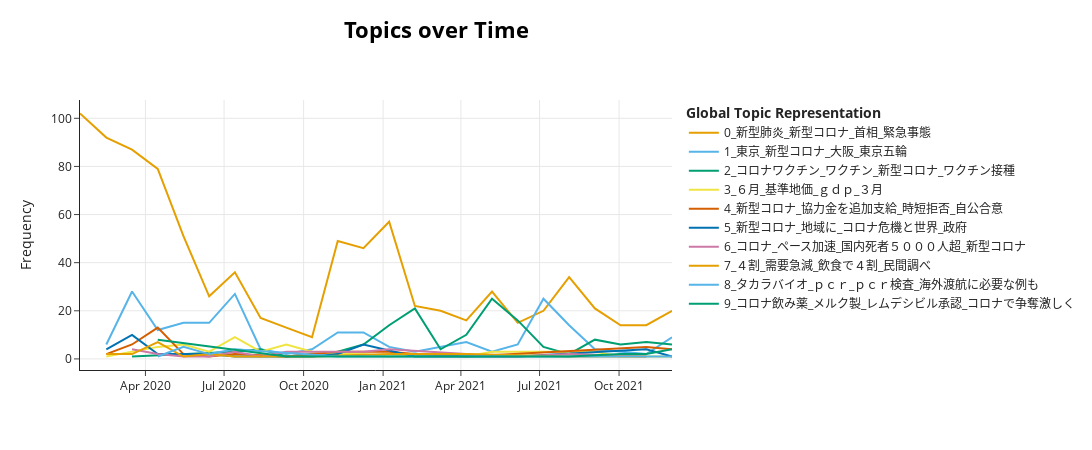

The notebook cell saved with this chart:
### Code cell
model.model.visualize_topics_over_time(topics_over_time, top_n_topics=10)

### Figure 1 — Plotly figure (JSON) as saved in the notebook; plotly's stock layout.template omitted (floating-point values rounded to 4 significant figures)
{"data": [{"hoverinfo": "text", "hovertext": ["<b>Topic 0</b><br>Words: 新型肺炎, 中国, クルーズ船, 新型コロナ, 武漢", "<b>Topic 0</b><br>Words: 新型肺炎, 新型コロナ, 首相, ｗｈｏ, 専門家会議", "<b>Topic 0</b><br>Words: 新型コロナ, 専門家会議, 緊急事態宣言, 新型肺炎, 首相", "<b>Topic 0</b><br>Words: 新型コロナ, 首相, 新型肺炎, 政府, 緊急事態", "<b>Topic 0</b><br>Words: 新型コロナ, 政府, ２次補正, 持続化給付金, 新型肺炎", "<b>Topic 0</b><br>Words: 新型コロナ, 都知事選２０２０, コロナ, 五輪争点, コロナの時代", "<b>Topic 0</b><br>Words: 新型コロナ, コロナ, 感染状況, 分科会, 全国", "<b>Topic 0</b><br>Words: 自民党総裁選, 感染症学会理事長が見解, 新型コロナ, その１, センター通さず", "<b>Topic 0</b><br>Words: 立皇嗣の礼, 来月８日, アーム伸び積載, 問われる手腕, 泥仕合", "<b>Topic 0</b><br>Words: 国内感染１０万人超, 厚労省, 微増の傾向続く, 編集手帳, クラスター１７６１か所", "<b>Topic 0</b><br>Words: 新型コロナ, 首相, 国内感染, くらしの風景, 第１部", "<b>Topic 0</b><br>Words: 国内初確認, 新型コロナ, 変異種, 緊急事態宣言, 新型肺炎", "<b>Topic 0</b><br>Words: 新型コロナ, 緊急事態, 緊急事態宣言, 栃木除く１０都府県, 関西３府県", "<b>Topic 0</b><br>Words: 新型コロナ, 愛知, 宣言解除, 緊急事態, 緊急事態宣言", "<b>Topic 0</b><br>Words: 兵庫, 新型コロナ, 宮城, まん延防止, 首相", "<b>Topic 0</b><br>Words: ４都府県, まん延防止, 新型コロナ, 愛知, こどもの日", "<b>Topic 0</b><br>Words: ９都道府県, 新型コロナ, 緊急事態, 来月２０日まで, 緊急事態延長", "<b>Topic 0</b><br>Words: コロナ下の五輪, 五輪, 重要土地法が成立, 患者受け入れ, に葛藤", "<b>Topic 0</b><br>Words: 新型コロナ, ４府県追加, 全国感染, 政府, 緊急事態", "<b>Topic 0</b><br>Words: 新型コロナ, 緊急事態, 感染爆発, ３１都道府県, １３都府県に", "<b>Topic 0</b><br>Words: 新型コロナ, 長期政権を問い直す, 菅首相退陣, 緊急事態宣言全面解除, 菅首相", "<b>Topic 0</b><br>Words: ２０２１衆院選, 衆院選公示, コロナ, 経済対策, 厚労省", "<b>Topic 0</b><br>Words: コロナ下, 新型コロナ, 国に説明求める, ５５兆円, 菅前首相ら７０人", "<b>Topic 0</b><br>Words: オミクロン株, オミクロン, 新型コロナ, 首相, 第三者委設置へ"], "marker": {"color": "#E69F00"}, "mode": "lines", "name": "0_新型肺炎_新型コロナ_首相_緊急事態", "type": "scatter", "x": ["2020-01-16T06:51:50.400000", "2020-02-15T18:00:00", "2020-03-16T12:00:00", "2020-04-15T06:00:00", "2020-05-15T00:00:00", "2020-06-13T18:00:00", "2020-07-13T12:00:00", "2020-08-12T06:00:00", "2020-09-11T00:00:00", "2020-10-10T18:00:00", "2020-11-09T12:00:00", "2020-12-09T06:00:00", "2021-01-08T00:00:00", "2021-02-06T18:00:00", "2021-03-08T12:00:00", "2021-04-07T06:00:00", "2021-05-07T00:00:00", "2021-06-05T18:00:00", "2021-07-05T12:00:00", "2021-08-04T06:00:00", "2021-09-03T00:00:00", "2021-10-02T18:00:00", "2021-11-01T12:00:00", "2021-12-01T06:00:00"], "y": [102, 92, 87, 79, 51, 26, 36, 17, 13, 9, 49, 46, 57, 22, 20, 16, 28, 15, 20, 34, 21, 14, 14, 20]}, {"hoverinfo": "text", "hovertext": ["<b>Topic 1</b><br>Words: 休校で休業, 小学生の保護者に, 大阪１５, 消費にブレーキ, 子どもだけで留守番", "<b>Topic 1</b><br>Words: 東京, 新型コロナ, １日で最多, 感染１１８人, 大阪", "<b>Topic 1</b><br>Words: 東京, 小１, 再開時は分散登校を, 公立高, 小６", "<b>Topic 1</b><br>Words: 授業料減免, 新型コロナ, 東京アラート, 首都圏, 大阪", "<b>Topic 1</b><br>Words: 東京, 新規感染最多２２４人, 新型コロナ, 可能性も, ６１人感染", "<b>Topic 1</b><br>Words: 東京, 新型コロナ, 再挑戦, 最多７９５人, ｔｏｋｙｏ２０２０", "<b>Topic 1</b><br>Words: 大学入試, 世界の大学, 世代の不利益長期化も, 秋も遠隔中心, コロナ救済８５", "<b>Topic 1</b><br>Words: コロナ下でも安全, ｉｏｃ会長, 五輪に自信, 世帯年収で子に格差, 書簡公開", "<b>Topic 1</b><br>Words: 受験可に, 横浜スタジアム, 五輪の参考に, 陰性条件, 全国１３３２人", "<b>Topic 1</b><br>Words: 看護官派遣へ, 自衛隊, 東京, 大阪, 北海道", "<b>Topic 1</b><br>Words: 新たに１３３７人感染, 東京, 感染最多６０００人, ９日にも再発令要請調整, 変異確認地除外", "<b>Topic 1</b><br>Words: 大阪, 各地で高く, 変更, 特養で５０人超感染, 独自に防止策", "<b>Topic 1</b><br>Words: 医療危機, コロナ東京１００ｄａｙｓ, 後ろ向きだった政府, 音楽の授業, 入院後回しも", "<b>Topic 1</b><br>Words: 東京など注視, 感染再拡大の兆し, 東京など入院継続, 山形も独自宣言, 変異型軽症者らの療養", "<b>Topic 1</b><br>Words: 大阪, 東京, 京都, 軸に, 兵庫とも相談", "<b>Topic 1</b><br>Words: ３道県追加, 地方の感染なお高水準, ４月以降, きょう緊急事態, 広島", "<b>Topic 1</b><br>Words: 東京など, ３分の１に減少, 安全安心な五輪開催の基準って, コロナで預け控え, 抽象論に終始", "<b>Topic 1</b><br>Words: 東京, 東京五輪, 首都圏３県, コロナ感染状況改善なら, バッハ氏", "<b>Topic 1</b><br>Words: 東京, 専門家報告, 東京２０２０, 無観客, 医療", "<b>Topic 1</b><br>Words: メダル５１個, 総括, ｔｏｋｙｏ２０２０, ｉｏｃと都市, 東京パラ閉幕", "<b>Topic 1</b><br>Words: 生活の変化一因, 山梨県の９８, 自主休校, 地域差目立つ, 支援に地域差", "<b>Topic 1</b><br>Words: 高校６割, 新変異型, コロナの影, 中学５割, 最警戒レベルに上げ", "<b>Topic 1</b><br>Words: 市中感染, オミクロン株, オミクロン, 大阪, 東日本で初"], "marker": {"color": "#56B4E9"}, "mode": "lines", "name": "1_東京_新型コロナ_大阪_東京五輪", "type": "scatter", "x": ["2020-02-15T18:00:00", "2020-03-16T12:00:00", "2020-04-15T06:00:00", "2020-05-15T00:00:00", "2020-06-13T18:00:00", "2020-07-13T12:00:00", "2020-08-12T06:00:00", "2020-09-11T00:00:00", "2020-10-10T18:00:00", "2020-11-09T12:00:00", "2020-12-09T06:00:00", "2021-01-08T00:00:00", "2021-02-06T18:00:00", "2021-03-08T12:00:00", "2021-04-07T06:00:00", "2021-05-07T00:00:00", "2021-06-05T18:00:00", "2021-07-05T12:00:00", "2021-08-04T06:00:00", "2021-09-03T00:00:00", "2021-10-02T18:00:00", "2021-11-01T12:00:00", "2021-12-01T06:00:00"], "y": [6, 28, 12, 15, 15, 27, 4, 2, 4, 11, 11, 5, 3, 5, 7, 3, 6, 25, 14, 4, 3, 2, 9]}, {"hoverinfo": "text", "hovertext": ["<b>Topic 2</b><br>Words: 白衣とマスク, 自分はいつ感染するか, 防護に不安, 新型コロナ, コロナワクチン", "<b>Topic 2</b><br>Words: 需給データ集約, 世界１２０種, ワクチン本格開発, ワクチン流通最適化へ, 政府", "<b>Topic 2</b><br>Words: 米４億回分確保, 副作用訴訟費, 政府が負担, 米欧が巨費, ２３種が臨床段階", "<b>Topic 2</b><br>Words: ワクチン, 優先接種者は無料, 英大手, コロナ治験, 来年前半確保", "<b>Topic 2</b><br>Words: 一時中断, 英ワクチン治験再開, 副作用疑い, アストラゼネカ, 新型コロナ", "<b>Topic 2</b><br>Words: ファイザー製, 米ファイザー製初承認, ワクチン接種開始, 高齢者や医療者から, ワクチン承認", "<b>Topic 2</b><br>Words: 国内初申請, 接種, ワクチン, 数日中に接種, コロナワクチン優先接種", "<b>Topic 2</b><br>Words: ワクチン接種, コロナワクチン, ワクチン, 新型コロナ, 途上国へワクチン", "<b>Topic 2</b><br>Words: コロナワクチン, ワクチン, 新型コロナ, ワクチン先行接種４万人, 高齢者向け", "<b>Topic 2</b><br>Words: ｍｒｎａワクチン立役者, 厚労相容認, 鳥取の病院, ６回接種法発案, テディベアに全財産隠し", "<b>Topic 2</b><br>Words: コロナワクチン, ワクチン, 追加供給で合意, 高齢者接種始まる, 初日１１００回余り", "<b>Topic 2</b><br>Words: 大規模接種, コロナワクチン, 新型コロナ, 東京, ワクチン接種", "<b>Topic 2</b><br>Words: コロナワクチン, 職域接種, ワクチン, 新型コロナ, 党首討論", "<b>Topic 2</b><br>Words: コロナワクチン, １１月完了, ６割見通せず, 進まぬワクチン接種影響, 接種済証", "<b>Topic 2</b><br>Words: 大病院と連携, かかりつけ医, １６３万回分使用中止, モデルナ製一部に異物, 山口", "<b>Topic 2</b><br>Words: 年内にも, コロナワクチン, ３回目接種, ワクチン, 先行実施から７カ月", "<b>Topic 2</b><br>Words: 厚労省方針, コロナワクチン, ３回目接種, 接種３回目も全額公費, 岸田首相", "<b>Topic 2</b><br>Words: ３回目, コロナワクチン, ２回目の６か月後, 間隔は原則８カ月, 当面１８歳以上", "<b>Topic 2</b><br>Words: コロナワクチン, ３回目接種, 政府方針, 分科会が了承, ３回目了承"], "marker": {"color": "#009E73"}, "mode": "lines", "name": "2_コロナワクチン_ワクチン_新型コロナ_ワクチン接種", "type": "scatter", "x": ["2020-03-16T12:00:00", "2020-05-15T00:00:00", "2020-07-13T12:00:00", "2020-08-12T06:00:00", "2020-09-11T00:00:00", "2020-11-09T12:00:00", "2020-12-09T06:00:00", "2021-01-08T00:00:00", "2021-02-06T18:00:00", "2021-03-08T12:00:00", "2021-04-07T06:00:00", "2021-05-07T00:00:00", "2021-06-05T18:00:00", "2021-07-05T12:00:00", "2021-08-04T06:00:00", "2021-09-03T00:00:00", "2021-10-02T18:00:00", "2021-11-01T12:00:00", "2021-12-01T06:00:00"], "y": [1, 2, 3, 4, 1, 3, 6, 14, 21, 4, 10, 25, 16, 5, 2, 8, 6, 7, 6]}, {"hoverinfo": "text", "hovertext": ["<b>Topic 3</b><br>Words: 自粛の影響懸念, 宿泊プランの３割値下げ, 百貨店２月売上高２桁減, 冷える消費, 動けぬ個人", "<b>Topic 3</b><br>Words: ７日と３月中旬を比較, 東京駅周辺, 民間会社調査, ６年９か月ぶり, 景気判断", "<b>Topic 3</b><br>Words: 初のマイナス, ３月, 平日朝, ４月月例報告, 中国ｇｄｐ６", "<b>Topic 3</b><br>Words: コロナ打撃, 全人代開幕, 成長, 米景気, ｇｄｐ２期連続マイナス", "<b>Topic 3</b><br>Words: 後退, ９９, ５月訪日客, ６月短観, 増税", "<b>Topic 3</b><br>Words: ６月, ６月期, ｇｄｐ, 米ｇｄｐ, ｖ字回復困難", "<b>Topic 3</b><br>Words: ６月, 戦後最悪, 超す, 日米欧ｇｄｐ戦後最悪, ｉｍｆ２０年見通し", "<b>Topic 3</b><br>Words: 基準地価, ３年ぶり下落, ６月, 地方圏１万地点で下落, 急上昇", "<b>Topic 3</b><br>Words: 販売回復, ３月期予想, コロナ前水準には戻らず, ａｎａ赤字５１００億円予想, トヨタ最終益１", "<b>Topic 3</b><br>Words: 年２１, ｇｄｐ, ｇｄｐ急反発, 打撃の５割回復, コロナ前水準なお遠く", "<b>Topic 3</b><br>Words: 良くなる, 投資慎重, 主要企業アンケート, 大企業の景況感, なお遠く", "<b>Topic 3</b><br>Words: ５年ぶり世界一, 昨年販売９５２万台, 中国で好調, トヨタ, ６月", "<b>Topic 3</b><br>Words: ３月短観, コロナ前回復, 製造業景況感, 公示地価６年ぶり下落, 都市部商業地に打撃", "<b>Topic 3</b><br>Words: コロナ反動, 伸び最高, 中国ｇｄｐ１８, 中国ｇｄｐ, ３月", "<b>Topic 3</b><br>Words: 決算ピーク, 婚姻, 企業利益４, 出生数４, ｇｄｐ年５", "<b>Topic 3</b><br>Words: 基準地価, 基準地価０, 全国商業地５５, 大阪打撃, 大阪で市況悪化", "<b>Topic 3</b><br>Words: 物価高, 米成長, 大幅減速, デルタ株, ９月期", "<b>Topic 3</b><br>Words: コロナ前１９年比, 営業益７, 東証１部上場企業, 上場企業, ９月中間", "<b>Topic 3</b><br>Words: 英国, コロナ後初利上げ, 量的緩和縮小, 米欧, ２５"], "marker": {"color": "#F0E442"}, "mode": "lines", "name": "3_６月_基準地価_ｇｄｐ_３月", "type": "scatter", "x": ["2020-02-15T18:00:00", "2020-03-16T12:00:00", "2020-04-15T06:00:00", "2020-05-15T00:00:00", "2020-06-13T18:00:00", "2020-07-13T12:00:00", "2020-08-12T06:00:00", "2020-09-11T00:00:00", "2020-10-10T18:00:00", "2020-11-09T12:00:00", "2020-12-09T06:00:00", "2021-01-08T00:00:00", "2021-03-08T12:00:00", "2021-04-07T06:00:00", "2021-05-07T00:00:00", "2021-09-03T00:00:00", "2021-10-02T18:00:00", "2021-11-01T12:00:00", "2021-12-01T06:00:00"], "y": [1, 3, 5, 6, 3, 9, 3, 6, 3, 2, 2, 1, 2, 1, 3, 3, 1, 1, 1]}, {"hoverinfo": "text", "hovertext": ["<b>Topic 4</b><br>Words: 一時１０１円台, ダウ急落, 一時２０００ドル安, 新型コロナ拡大, 円高", "<b>Topic 4</b><br>Words: ３０万円給付, ３０万円, 緊急経済対策, あす閣議決定, 休業協力最大１００万円", "<b>Topic 4</b><br>Words: 協力金を追加支給, １店舗５０万円, 他の自治体焦点, 新型コロナ, 中小企業", "<b>Topic 4</b><br>Words: １人最大２０万円, オンライン授業のためではない, 渡米, 年７５０万円, 困窮学生に給付金", "<b>Topic 4</b><br>Words: １０日から休業者, １４日から家賃支援, 受け付け開始へ, 給付金, 新型コロナ", "<b>Topic 4</b><br>Words: ８０億円止まり, 協力金２０万円, 親の休業助成, 都が再要請, 企業申請二の足", "<b>Topic 4</b><br>Words: 大阪の受刑者, 刑務所の３密, 裁判所に近く訴え, 命に関わる, コロナ", "<b>Topic 4</b><br>Words: 金額, 対象者, 読売新聞も株２０, 再び給付金, ひとり親世帯", "<b>Topic 4</b><br>Words: 改正特措法原案, 来月１１日まで要請延長, 時短協力金６万円に増額, 休業命令違反, 時短協力店に１００万円", "<b>Topic 4</b><br>Words: 時短拒否, 時短違反に過料３０万円以下, 過料最大５０万円, 特措法改正案了承, 関連法改正案", "<b>Topic 4</b><br>Words: ９０年８月以来, ３０年６か月ぶり, 株２万９０００円突破, 株３万円台回復, 終値", "<b>Topic 4</b><br>Words: 京都２割, ３月末支給, 時短協力金, ３都府遅れ, 大阪", "<b>Topic 4</b><br>Words: 自公合意, 最大２５０万円, 政府給付金, ７兆円対策, ５５", "<b>Topic 4</b><br>Words: 衆院予算委, 全額現金, 所得制限なし給付容認, １０万円相当, 自治体財源で"], "marker": {"color": "#D55E00"}, "mode": "lines", "name": "4_新型コロナ_協力金を追加支給_時短拒否_自公合意", "type": "scatter", "x": ["2020-02-15T18:00:00", "2020-03-16T12:00:00", "2020-04-15T06:00:00", "2020-05-15T00:00:00", "2020-06-13T18:00:00", "2020-07-13T12:00:00", "2020-09-11T00:00:00", "2020-11-09T12:00:00", "2020-12-09T06:00:00", "2021-01-08T00:00:00", "2021-02-06T18:00:00", "2021-04-07T06:00:00", "2021-11-01T12:00:00", "2021-12-01T06:00:00"], "y": [2, 6, 13, 2, 1, 2, 1, 3, 3, 3, 2, 1, 5, 4]}, {"hoverinfo": "text", "hovertext": ["<b>Topic 5</b><br>Words: 欧州から渡航停止, 欧州からの入国禁止, チャーター機, 北部ミラノやベネチア, 英国以外", "<b>Topic 5</b><br>Words: 地域に, 米英追加, 遅れた末に, ３８カ国から訪日制限, 企業に在宅勤務要請", "<b>Topic 5</b><br>Words: コロナ危機と世界, 揺らぐ欧州, 突然解雇, 途上国の危機, 独自路線", "<b>Topic 5</b><br>Words: 縮小検討, 国交相, 在宅勤務が標準に, 巨額委託費, 民主導で定着へ", "<b>Topic 5</b><br>Words: 関空３空港にｐｃｒセンター, 出張や旅行, 県境越え移動解禁, 成田, 手探り再開", "<b>Topic 5</b><br>Words: ｕｓｊ減, ４連休最終日の人出, 空港周辺, 浅草, 新型コロナ", "<b>Topic 5</b><br>Words: 欧州で感染再拡大, 英仏など規制再強化, 新型コロナ, 地域に, コロナ危機と世界", "<b>Topic 5</b><br>Words: 市場に警戒感, 欧州再び都市封鎖, コロナ感染急増, 新型コロナ, 地域に", "<b>Topic 5</b><br>Words: 日中往来, 税改正へ, 訪日外国人認めず, 仕入れ先, 両外相合意", "<b>Topic 5</b><br>Words: 経済ストップ, 欧州厳戒, 欧州以外でも, 欧州コロナ変異種拡大, 海外１０大ニュース", "<b>Topic 5</b><br>Words: 海外客受け入れ困難, 見解へ調整, 組織委, 五輪, 政府", "<b>Topic 5</b><br>Words: やや混雑, 羽田空港, 新型コロナ, 地域に, コロナ危機と世界", "<b>Topic 5</b><br>Words: 海外客なし, 続く苦境, コロナ下の五輪, 新型コロナ, 地域に", "<b>Topic 5</b><br>Words: 例外, 当面１カ月, オミクロン株拡大, 外国人の新規入国解禁, 外国人の新規入国停止", "<b>Topic 5</b><br>Words: 開始翌日, 帰国に配慮, 国際線予約, 一律停止撤回, オミクロン株"], "marker": {"color": "#0072B2"}, "mode": "lines", "name": "5_新型コロナ_地域に_コロナ危機と世界_政府", "type": "scatter", "x": ["2020-02-15T18:00:00", "2020-03-16T12:00:00", "2020-04-15T06:00:00", "2020-05-15T00:00:00", "2020-06-13T18:00:00", "2020-07-13T12:00:00", "2020-09-11T00:00:00", "2020-10-10T18:00:00", "2020-11-09T12:00:00", "2020-12-09T06:00:00", "2021-02-06T18:00:00", "2021-04-07T06:00:00", "2021-06-05T18:00:00", "2021-11-01T12:00:00", "2021-12-01T06:00:00"], "y": [4, 10, 2, 2, 2, 1, 1, 1, 2, 6, 1, 1, 1, 4, 1]}, {"hoverinfo": "text", "hovertext": ["<b>Topic 6</b><br>Words: 国内死者１００人超す, 米国の死者, 世界死者１万人, 国内の死者, 世界最多に", "<b>Topic 6</b><br>Words: 残された遺体, 職員は勤務拒否, 死者４割が集中, フランス介護崩壊, 国内死者５００人超", "<b>Topic 6</b><br>Words: 命の格差, コロナの米死者, 高齢者施設に集中, 金勘定優先, 分極社会", "<b>Topic 6</b><br>Words: 世界の死者５０万人, 新型コロナ, コロナ, ペース加速, 国内死者５０００人超", "<b>Topic 6</b><br>Words: 占める, 国内死者１０００人超す, ７０代以上が８４, ７０歳以上が約８割, コロナ国内死者１０００人超", "<b>Topic 6</b><br>Words: ８月死者, ７月を上回る, 自宅待機で重症化, 懸念, 新型コロナ", "<b>Topic 6</b><br>Words: 最多は米国, コロナ感染３２８８万人, 世界死者, 迫る１００万人, コロナ死者１００万人超", "<b>Topic 6</b><br>Words: 致死率は低下, １週間の死者, 速まるペース, 国内死者２００１人, コロナ死者最多４１人", "<b>Topic 6</b><br>Words: ペース速まる, 国内１カ月で１０００人増, １０００人増わずか１カ月, ２週間で５５０人, コロナ死者３０００人超", "<b>Topic 6</b><br>Words: ペース加速, 国内死者５０００人超, １２月以降１０都府県, 自宅療養中２１人死亡, ６割占める", "<b>Topic 6</b><br>Words: 今年６５００人, コロナ国内死者１万人, ６０代以上９５, コロナ死者１万人超す, ３カ月で倍増", "<b>Topic 6</b><br>Words: 全国の死者, 最多１４６人, 新型コロナ, コロナ, ペース加速", "<b>Topic 6</b><br>Words: 第３波から急増, 自宅療養中４８人死亡, ５月, 新型コロナ, コロナ", "<b>Topic 6</b><br>Words: うめき声, ７月以降, 半数は５０代以下, 電話越し, 首都圏今月２１人", "<b>Topic 6</b><br>Words: 働く女性, 過去５年比, 自殺対策白書, 自殺３割増, 非正規"], "marker": {"color": "#CC79A7"}, "mode": "lines", "name": "6_コロナ_ペース加速_国内死者５０００人超_新型コロナ", "type": "scatter", "x": ["2020-03-16T12:00:00", "2020-04-15T06:00:00", "2020-05-15T00:00:00", "2020-06-13T18:00:00", "2020-07-13T12:00:00", "2020-08-12T06:00:00", "2020-09-11T00:00:00", "2020-11-09T12:00:00", "2020-12-09T06:00:00", "2021-01-08T00:00:00", "2021-04-07T06:00:00", "2021-05-07T00:00:00", "2021-06-05T18:00:00", "2021-08-04T06:00:00", "2021-11-01T12:00:00"], "y": [4, 2, 1, 1, 3, 1, 3, 3, 3, 4, 2, 1, 1, 2, 1]}, {"hoverinfo": "text", "hovertext": ["<b>Topic 7</b><br>Words: 宴席自粛８割, オフィス街２割少なく, 夜の銀座は半分に, 新型コロナで業務改革加速も, 在宅勤務５割で実施", "<b>Topic 7</b><br>Words: 生活支援, ６割が生産減, 米欧工場, 求める経済対策, 世論調査", "<b>Topic 7</b><br>Words: ４割, 少人数で, コロナ倒産１００件に, 民間検査の活用推進, 民間調べ", "<b>Topic 7</b><br>Words: オフィスの机間隔１, 入退店デジタル記録, ８メートル, 工場は効率より接触減, 探る企業", "<b>Topic 7</b><br>Words: 大半テレワーク, 事業体制見直し, １０年ぶり上昇幅, 面積縮小, ３密対策", "<b>Topic 7</b><br>Words: 外食１０００店超が閉鎖, 業態転換など長期低迷に備え, 異業種と店員融通も, ４割, 少人数で", "<b>Topic 7</b><br>Words: 医療機関入力４割, コロナ情報共有, 利用低調, ハーシス, ４割", "<b>Topic 7</b><br>Words: ５年かけ, ｊｔｂ, 国内の２割, １００店弱を閉鎖へ, コロナ影響", "<b>Topic 7</b><br>Words: 支援策, ６割の４００店, ４割の事業者が減免, 青山商事, スーツ離れ", "<b>Topic 7</b><br>Words: ｎｔｔ２割に下げ, 出社, 減らす, ２２, 抑制続く", "<b>Topic 7</b><br>Words: テレワークに課題, 主要１２１社調査, ４割, コロナ後, ９割", "<b>Topic 7</b><br>Words: 全体の１割, ５万の飲食閉店, 本紙, 協力金で支えきれず, ｎｔｔ系調査", "<b>Topic 7</b><br>Words: ３割弱は, 企業コロナ対策調査, テレワーク, ５６, 現状維持"], "marker": {"color": "#E69F00"}, "mode": "lines", "name": "7_４割_需要急減_飲食で４割_民間調べ", "type": "scatter", "x": ["2020-02-15T18:00:00", "2020-03-16T12:00:00", "2020-04-15T06:00:00", "2020-05-15T00:00:00", "2020-06-13T18:00:00", "2020-07-13T12:00:00", "2020-09-11T00:00:00", "2020-10-10T18:00:00", "2021-01-08T00:00:00", "2021-04-07T06:00:00", "2021-08-04T06:00:00", "2021-10-02T18:00:00", "2021-11-01T12:00:00"], "y": [2, 2, 7, 1, 2, 1, 1, 1, 2, 2, 1, 1, 1]}, {"hoverinfo": "text", "hovertext": ["<b>Topic 8</b><br>Words: ２２都府県, ｐｃｒ外来, 検討中, １２府県設置へ, 毎日新聞調査", "<b>Topic 8</b><br>Words: タカラバイオ, ｐｃｒ検査, 機器や試薬, 第２波備え, 月２００万検体分量産へ", "<b>Topic 8</b><br>Words: ｐｃｒ需要, 原案, 企業で拡大, 大手の２割が実施検討, デジタル化へ司令塔", "<b>Topic 8</b><br>Words: ｐｃｒ, 医師が訪問検査, 東京で来月から, 来月末までに, ｐｃｒ全件検査", "<b>Topic 8</b><br>Words: 高齢者施設での検査徹底を指示, 首相, 新型コロナ, ｐｃｒ, タカラバイオ", "<b>Topic 8</b><br>Words: ｐｃｒ試薬の国内生産８倍, 政府も支援, タカラバイオ, ｐｃｒ, ｐｃｒ検査", "<b>Topic 8</b><br>Words: 高齢者施設ｐｃｒ, 自治体で検査格差, 新型コロナ, ｐｃｒ, タカラバイオ", "<b>Topic 8</b><br>Words: 川重, 全自動ロボ, ｐｃｒ検査, タカラバイオ, ｐｃｒ", "<b>Topic 8</b><br>Words: 無症状でも, 無料ｐｃｒ, 再拡大時, 政府方針, ｐｃｒ", "<b>Topic 8</b><br>Words: 独自にｐｃｒ検査, 倍増へ, 宿泊療養施設, オミクロン株, 新型コロナ"], "marker": {"color": "#56B4E9"}, "mode": "lines", "name": "8_タカラバイオ_ｐｃｒ_ｐｃｒ検査_海外渡航に必要な例も", "type": "scatter", "x": ["2020-04-15T06:00:00", "2020-05-15T00:00:00", "2020-06-13T18:00:00", "2020-07-13T12:00:00", "2020-11-09T12:00:00", "2021-01-08T00:00:00", "2021-03-08T12:00:00", "2021-05-07T00:00:00", "2021-11-01T12:00:00", "2021-12-01T06:00:00"], "y": [1, 5, 2, 4, 1, 1, 1, 1, 1, 1]}, {"hoverinfo": "text", "hovertext": ["<b>Topic 9</b><br>Words: 外資買収規制, コロナ対応で機関投資家が転換, レムデシビル承認, 配当より雇用維持を, 製薬には連携要請", "<b>Topic 9</b><br>Words: アビガン治験, 有効性, 来月にも申請, コロナ治療薬, コロナ飲み薬", "<b>Topic 9</b><br>Words: 年内申請目指す, 塩野義社長, ２００万人分供給体制へ, 飲み薬, コロナ飲み薬", "<b>Topic 9</b><br>Words: 年内調達, コロナ飲み薬, 米製薬会社と交渉, 特例承認へ, 米メルク製特例承認へ", "<b>Topic 9</b><br>Words: １月中旬以降, コロナ飲み薬１６０万人分確保, 第２次岸田内閣発足, 第２次岸田内閣, 経口薬実用化見極め", "<b>Topic 9</b><br>Words: コロナ飲み薬, メルク製, きょう審議, 週明けから, 年内承認見通し"], "marker": {"color": "#009E73"}, "mode": "lines", "name": "9_コロナ飲み薬_メルク製_レムデシビル承認_コロナで争奪激しく", "type": "scatter", "x": ["2020-04-15T06:00:00", "2020-09-11T00:00:00", "2021-08-04T06:00:00", "2021-10-02T18:00:00", "2021-11-01T12:00:00", "2021-12-01T06:00:00"], "y": [8, 1, 1, 2, 2, 4]}], "layout": {"height": 450, "hoverlabel": {"bgcolor": "white", "font": {"family": "Rockwell", "size": 16}}, "legend": {"title": {"text": "<b>Global Topic Representation"}}, "title": {"font": {"color": "Black", "size": 22}, "text": "<b>Topics over Time", "x": 0.4, "xanchor": "center", "y": 0.95, "yanchor": "top"}, "width": 1250, "xaxis": {"showgrid": true}, "yaxis": {"showgrid": true, "title": {"text": "Frequency"}}}}
